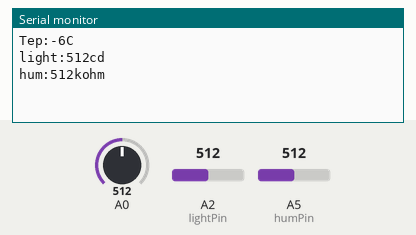
Recording of a sketch running on a simulated Arduino Uno, built with avr-gcc and run on an emulated ATmega328P. On the bench: the last lines printed to the serial monitor. The test bench sets the inputs (shaded band); at power-on: A0 = 512, A2 (lightPin) = 512, A5 (humPin) = 512. Sleep ends after the set time or at an interrupt.

Above: at 18.0 s.
18.1 s: A0 set to 716
At 20.9 s:
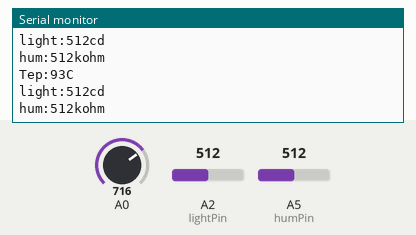
32.6 s: A2 (lightPin) set to 716
At 40.5 s:
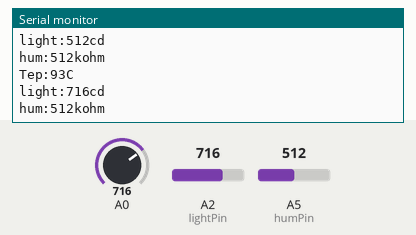
47.1 s: A5 (humPin) set to 716
At 51.0 s:
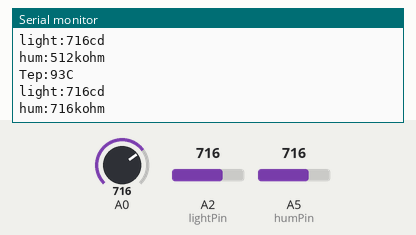
61.6 s: A0 set to 900
At 71.9 s:
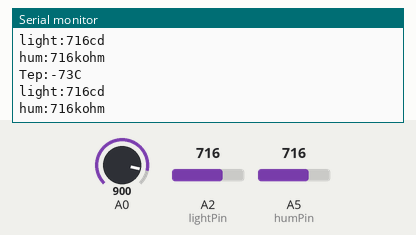
Timing chart, 0 to 73.4 s (numbered marks = the images above; inputs shaded):
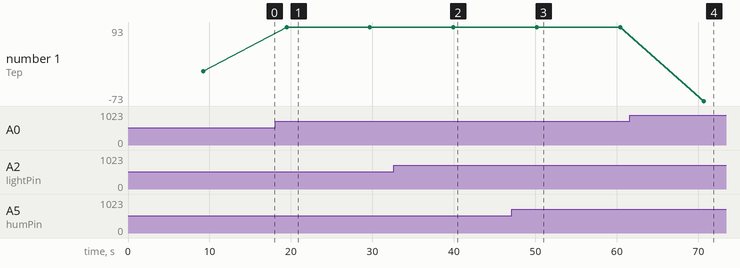

The sketch:

gao.ino
```cpp
#include <avr/sleep.h>
#include <avr/power.h>
#include <avr/wdt.h>

int lightPin = 2;  //define a pin for Photo resistor
int humPin = 5;  //define a pin for Photo resistor

void enterSleep(void){
  set_sleep_mode(SLEEP_MODE_PWR_DOWN);
  sleep_enable();
  sleep_mode();/* Now enter sleep mode. */
  /* The program will continue from here after the WDT timeout*/
  sleep_disable(); /* First thing to do is disable sleep. */
  power_all_enable();/* Re-enable the peripherals. */
}

volatile int f_wdt=1;
ISR(WDT_vect){
  f_wdt++;
}
void setup() {
  // put your setup code here, to run once:
Serial.begin(9600);
 /*** Setup the WDT ***/
MCUSR &= ~(1<<WDRF);  /* clean flag of restart. */
  /* In order to change WDE or the prescaler, we need to
   * set WDCE (This will allow updates for 4 clock cycles).
   */
  WDTCSR |= (1<<WDCE) | (1<<WDE);
  /* setup new overtime of watchdog */
  WDTCSR = 1<<WDP1 | 1<<WDP2; /* 1.0 seconds */
  /*  setup interupt modes  */
  WDTCSR |= _BV(WDIE);
}
void sensors(){
  //LM 335 for temp display though serial
Serial.print("Tep:");//output "Tep:"
Serial.print((125*analogRead(0))>>8);//output and display value of temp
Serial.println("C");//original output
//LDR 07 for light.
Serial.print("light:");//output "light:"
Serial.print(analogRead(lightPin)); //Write the value of the photoresistor to the serial monitor.
Serial.println("cd");//original output
//SHS-A3 for humidity
Serial.print("hum:");//output "hum:"
Serial.print(analogRead(humPin)); //Write the value of the photoresistor to the serial monitor.
Serial.println("kohm");//original output
  }

void loop() {
   if(f_wdt>=10){
       sensors();
       delay(500);
       f_wdt=0;
  }
enterSleep();

}
```

Measured:
- after the input at 18.1 s, the serial monitor: prints a new line after 1.4 s (image 1)
- after the input at 32.6 s, the serial monitor: prints a new line after 7.3 s (image 2)
- after the input at 47.1 s, the serial monitor: prints a new line after 3.1 s (image 3)
- after the input at 61.6 s, the serial monitor: prints a new line after 9.1 s (image 4)
- plotted number 1: -6 → 93 after the input at 18.1 s, 93 → -73 after the input at 61.6 s
